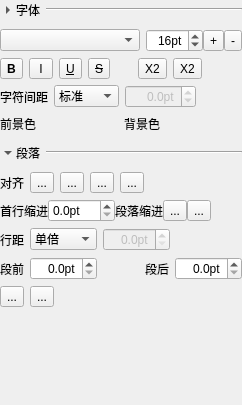
<?xml version="1.0" encoding="UTF-8"?>
<ui version="4.0">
 <class>TextPropertyForm</class>
 <widget class="QWidget" name="TextPropertyForm">
  <property name="geometry">
   <rect>
    <x>0</x>
    <y>0</y>
    <width>242</width>
    <height>405</height>
   </rect>
  </property>
  <property name="sizePolicy">
   <sizepolicy hsizetype="Preferred" vsizetype="Fixed">
    <horstretch>0</horstretch>
    <verstretch>0</verstretch>
   </sizepolicy>
  </property>
  <property name="windowTitle">
   <string>Form</string>
  </property>
  <layout class="QVBoxLayout" name="verticalLayout_3">
   <property name="spacing">
    <number>0</number>
   </property>
   <property name="sizeConstraint">
    <enum>QLayout::SetNoConstraint</enum>
   </property>
   <property name="leftMargin">
    <number>0</number>
   </property>
   <property name="topMargin">
    <number>0</number>
   </property>
   <property name="rightMargin">
    <number>0</number>
   </property>
   <property name="bottomMargin">
    <number>0</number>
   </property>
   <item>
    <layout class="QHBoxLayout" name="horizontalLayout_5" stretch="0,0,0,1">
     <property name="sizeConstraint">
      <enum>QLayout::SetNoConstraint</enum>
     </property>
     <item>
      <widget class="QToolButton" name="expandFont">
       <property name="maximumSize">
        <size>
         <width>16</width>
         <height>16</height>
        </size>
       </property>
       <property name="text">
        <string>...</string>
       </property>
       <property name="autoRaise">
        <bool>true</bool>
       </property>
       <property name="arrowType">
        <enum>Qt::RightArrow</enum>
       </property>
      </widget>
     </item>
     <item>
      <widget class="QLabel" name="label_4">
       <property name="sizePolicy">
        <sizepolicy hsizetype="Minimum" vsizetype="Preferred">
         <horstretch>0</horstretch>
         <verstretch>0</verstretch>
        </sizepolicy>
       </property>
       <property name="text">
        <string>字体</string>
       </property>
      </widget>
     </item>
     <item>
      <spacer name="horizontalSpacer_10">
       <property name="orientation">
        <enum>Qt::Horizontal</enum>
       </property>
       <property name="sizeHint" stdset="0">
        <size>
         <width>6</width>
         <height>20</height>
        </size>
       </property>
      </spacer>
     </item>
     <item>
      <widget class="Line" name="fontLine">
       <property name="sizePolicy">
        <sizepolicy hsizetype="Expanding" vsizetype="Fixed">
         <horstretch>0</horstretch>
         <verstretch>0</verstretch>
        </sizepolicy>
       </property>
       <property name="orientation">
        <enum>Qt::Horizontal</enum>
       </property>
      </widget>
     </item>
    </layout>
   </item>
   <item>
    <widget class="QWidget" name="fontWidget" native="true">
     <property name="sizePolicy">
      <sizepolicy hsizetype="Preferred" vsizetype="Minimum">
       <horstretch>0</horstretch>
       <verstretch>0</verstretch>
      </sizepolicy>
     </property>
     <layout class="QVBoxLayout" name="verticalLayout">
      <property name="sizeConstraint">
       <enum>QLayout::SetNoConstraint</enum>
      </property>
      <property name="leftMargin">
       <number>0</number>
      </property>
      <property name="topMargin">
       <number>9</number>
      </property>
      <property name="rightMargin">
       <number>0</number>
      </property>
      <item>
       <layout class="QHBoxLayout" name="horizontalLayout" stretch="1,0,0,0,0">
        <property name="spacing">
         <number>0</number>
        </property>
        <item>
         <widget class="QComboBox" name="fontFamily"/>
        </item>
        <item>
         <spacer name="horizontalSpacer_5">
          <property name="orientation">
           <enum>Qt::Horizontal</enum>
          </property>
          <property name="sizeHint" stdset="0">
           <size>
            <width>6</width>
            <height>20</height>
           </size>
          </property>
         </spacer>
        </item>
        <item>
         <widget class="QSpinBox" name="fontSize">
          <property name="alignment">
           <set>Qt::AlignRight|Qt::AlignTrailing|Qt::AlignVCenter</set>
          </property>
          <property name="suffix">
           <string>pt</string>
          </property>
          <property name="minimum">
           <number>1</number>
          </property>
          <property name="maximum">
           <number>999</number>
          </property>
          <property name="value">
           <number>16</number>
          </property>
         </widget>
        </item>
        <item>
         <widget class="QToolButton" name="increaseSizeBtn">
          <property name="toolTip">
           <string>增大字号</string>
          </property>
          <property name="whatsThis">
           <string/>
          </property>
          <property name="text">
           <string>+</string>
          </property>
          <property name="icon">
           <iconset resource="texticons.qrc">
            <normaloff>:/icons/increase.svg</normaloff>:/icons/increase.svg</iconset>
          </property>
         </widget>
        </item>
        <item>
         <widget class="QToolButton" name="decreaseSizeBtn">
          <property name="toolTip">
           <string>减小字号</string>
          </property>
          <property name="whatsThis">
           <string/>
          </property>
          <property name="text">
           <string>-</string>
          </property>
          <property name="icon">
           <iconset resource="texticons.qrc">
            <normaloff>:/icons/decrease.svg</normaloff>:/icons/decrease.svg</iconset>
          </property>
         </widget>
        </item>
       </layout>
      </item>
      <item>
       <layout class="QHBoxLayout" name="horizontalLayout_2">
        <item>
         <widget class="QToolButton" name="boldBtn">
          <property name="toolTip">
           <string>加粗</string>
          </property>
          <property name="whatsThis">
           <string/>
          </property>
          <property name="styleSheet">
           <string notr="true">font: 9pt &quot;Microsoft YaHei UI&quot;;
font-weight:bold;</string>
          </property>
          <property name="text">
           <string>B</string>
          </property>
          <property name="iconSize">
           <size>
            <width>16</width>
            <height>16</height>
           </size>
          </property>
          <property name="checkable">
           <bool>true</bool>
          </property>
         </widget>
        </item>
        <item>
         <widget class="QToolButton" name="italicBtn">
          <property name="toolTip">
           <string>斜体</string>
          </property>
          <property name="whatsThis">
           <string/>
          </property>
          <property name="styleSheet">
           <string notr="true">font: italic 10pt &quot;Liberation Serif&quot;;</string>
          </property>
          <property name="text">
           <string> I </string>
          </property>
          <property name="checkable">
           <bool>true</bool>
          </property>
         </widget>
        </item>
        <item>
         <widget class="QToolButton" name="underlineBtn">
          <property name="toolTip">
           <string>下划线</string>
          </property>
          <property name="whatsThis">
           <string/>
          </property>
          <property name="styleSheet">
           <string notr="true">font: 9pt &quot;Microsoft YaHei UI&quot;;
text-decoration: underline;</string>
          </property>
          <property name="text">
           <string>U</string>
          </property>
          <property name="checkable">
           <bool>true</bool>
          </property>
         </widget>
        </item>
        <item>
         <widget class="QToolButton" name="strikeOutBtn">
          <property name="toolTip">
           <string>删除线</string>
          </property>
          <property name="whatsThis">
           <string/>
          </property>
          <property name="styleSheet">
           <string notr="true">font: 9pt &quot;Microsoft YaHei UI&quot;;
text-decoration: line-through;</string>
          </property>
          <property name="text">
           <string>S</string>
          </property>
          <property name="checkable">
           <bool>true</bool>
          </property>
         </widget>
        </item>
        <item>
         <spacer name="horizontalSpacer_11">
          <property name="orientation">
           <enum>Qt::Horizontal</enum>
          </property>
          <property name="sizeHint" stdset="0">
           <size>
            <width>10</width>
            <height>20</height>
           </size>
          </property>
         </spacer>
        </item>
        <item>
         <widget class="QToolButton" name="subScriptBtn">
          <property name="toolTip">
           <string>下标</string>
          </property>
          <property name="whatsThis">
           <string/>
          </property>
          <property name="text">
           <string>X2</string>
          </property>
          <property name="icon">
           <iconset resource="texticons.qrc">
            <normaloff>:/icons/subScript.svg</normaloff>:/icons/subScript.svg</iconset>
          </property>
          <property name="checkable">
           <bool>true</bool>
          </property>
          <property name="autoExclusive">
           <bool>false</bool>
          </property>
         </widget>
        </item>
        <item>
         <widget class="QToolButton" name="superScriptBtn">
          <property name="toolTip">
           <string>上标</string>
          </property>
          <property name="whatsThis">
           <string/>
          </property>
          <property name="text">
           <string>X2</string>
          </property>
          <property name="icon">
           <iconset resource="texticons.qrc">
            <normaloff>:/icons/superScript.svg</normaloff>:/icons/superScript.svg</iconset>
          </property>
          <property name="checkable">
           <bool>true</bool>
          </property>
          <property name="autoExclusive">
           <bool>false</bool>
          </property>
         </widget>
        </item>
        <item>
         <spacer name="horizontalSpacer_12">
          <property name="orientation">
           <enum>Qt::Horizontal</enum>
          </property>
          <property name="sizeHint" stdset="0">
           <size>
            <width>40</width>
            <height>20</height>
           </size>
          </property>
         </spacer>
        </item>
       </layout>
      </item>
      <item>
       <layout class="QHBoxLayout" name="horizontalLayout_3">
        <item>
         <widget class="QLabel" name="label">
          <property name="text">
           <string>字符间距</string>
          </property>
         </widget>
        </item>
        <item>
         <widget class="QComboBox" name="spaceOptions">
          <property name="currentIndex">
           <number>2</number>
          </property>
          <item>
           <property name="text">
            <string>很紧</string>
           </property>
           <property name="icon">
            <iconset resource="texticons.qrc">
             <normaloff>:/icons/tighten2.svg</normaloff>:/icons/tighten2.svg</iconset>
           </property>
          </item>
          <item>
           <property name="text">
            <string>紧</string>
           </property>
           <property name="icon">
            <iconset resource="texticons.qrc">
             <normaloff>:/icons/tighten1.svg</normaloff>:/icons/tighten1.svg</iconset>
           </property>
          </item>
          <item>
           <property name="text">
            <string>标准</string>
           </property>
           <property name="icon">
            <iconset resource="texticons.qrc">
             <normaloff>:/icons/stand.svg</normaloff>:/icons/stand.svg</iconset>
           </property>
          </item>
          <item>
           <property name="text">
            <string>松</string>
           </property>
           <property name="icon">
            <iconset resource="texticons.qrc">
             <normaloff>:/icons/loose1.svg</normaloff>:/icons/loose1.svg</iconset>
           </property>
          </item>
          <item>
           <property name="text">
            <string>很松</string>
           </property>
           <property name="icon">
            <iconset resource="texticons.qrc">
             <normaloff>:/icons/loose2.svg</normaloff>:/icons/loose2.svg</iconset>
           </property>
          </item>
          <item>
           <property name="text">
            <string>自定义</string>
           </property>
          </item>
         </widget>
        </item>
        <item>
         <widget class="QDoubleSpinBox" name="letterSpace">
          <property name="enabled">
           <bool>false</bool>
          </property>
          <property name="alignment">
           <set>Qt::AlignRight|Qt::AlignTrailing|Qt::AlignVCenter</set>
          </property>
          <property name="suffix">
           <string>pt</string>
          </property>
          <property name="decimals">
           <number>1</number>
          </property>
          <property name="minimum">
           <double>-999.000000000000000</double>
          </property>
          <property name="maximum">
           <double>999.000000000000000</double>
          </property>
          <property name="singleStep">
           <double>0.500000000000000</double>
          </property>
          <property name="value">
           <double>0.000000000000000</double>
          </property>
         </widget>
        </item>
        <item>
         <spacer name="horizontalSpacer_4">
          <property name="orientation">
           <enum>Qt::Horizontal</enum>
          </property>
          <property name="sizeHint" stdset="0">
           <size>
            <width>40</width>
            <height>20</height>
           </size>
          </property>
         </spacer>
        </item>
       </layout>
      </item>
      <item>
       <layout class="QHBoxLayout" name="horizontalLayout_4">
        <property name="sizeConstraint">
         <enum>QLayout::SetNoConstraint</enum>
        </property>
        <item>
         <widget class="QLabel" name="label_2">
          <property name="text">
           <string>前景色</string>
          </property>
         </widget>
        </item>
        <item>
         <widget class="ColorPicker" name="foreground">
          <property name="sizePolicy">
           <sizepolicy hsizetype="Fixed" vsizetype="Fixed">
            <horstretch>0</horstretch>
            <verstretch>0</verstretch>
           </sizepolicy>
          </property>
         </widget>
        </item>
        <item>
         <spacer name="horizontalSpacer_6">
          <property name="orientation">
           <enum>Qt::Horizontal</enum>
          </property>
          <property name="sizeHint" stdset="0">
           <size>
            <width>10</width>
            <height>20</height>
           </size>
          </property>
         </spacer>
        </item>
        <item>
         <widget class="QLabel" name="label_3">
          <property name="text">
           <string>背景色</string>
          </property>
         </widget>
        </item>
        <item>
         <widget class="ColorPicker" name="background">
          <property name="sizePolicy">
           <sizepolicy hsizetype="Fixed" vsizetype="Fixed">
            <horstretch>0</horstretch>
            <verstretch>0</verstretch>
           </sizepolicy>
          </property>
         </widget>
        </item>
        <item>
         <spacer name="horizontalSpacer_13">
          <property name="orientation">
           <enum>Qt::Horizontal</enum>
          </property>
          <property name="sizeHint" stdset="0">
           <size>
            <width>40</width>
            <height>20</height>
           </size>
          </property>
         </spacer>
        </item>
       </layout>
      </item>
     </layout>
    </widget>
   </item>
   <item>
    <layout class="QHBoxLayout" name="horizontalLayout_6" stretch="0,0,0,1">
     <property name="sizeConstraint">
      <enum>QLayout::SetNoConstraint</enum>
     </property>
     <item>
      <widget class="QToolButton" name="expandBlock">
       <property name="maximumSize">
        <size>
         <width>16</width>
         <height>16</height>
        </size>
       </property>
       <property name="text">
        <string>...</string>
       </property>
       <property name="autoRaise">
        <bool>true</bool>
       </property>
       <property name="arrowType">
        <enum>Qt::DownArrow</enum>
       </property>
      </widget>
     </item>
     <item>
      <widget class="QLabel" name="label_5">
       <property name="sizePolicy">
        <sizepolicy hsizetype="Minimum" vsizetype="Preferred">
         <horstretch>0</horstretch>
         <verstretch>0</verstretch>
        </sizepolicy>
       </property>
       <property name="text">
        <string>段落</string>
       </property>
      </widget>
     </item>
     <item>
      <spacer name="horizontalSpacer_9">
       <property name="orientation">
        <enum>Qt::Horizontal</enum>
       </property>
       <property name="sizeHint" stdset="0">
        <size>
         <width>6</width>
         <height>20</height>
        </size>
       </property>
      </spacer>
     </item>
     <item>
      <widget class="Line" name="blockLine">
       <property name="sizePolicy">
        <sizepolicy hsizetype="Expanding" vsizetype="Fixed">
         <horstretch>0</horstretch>
         <verstretch>0</verstretch>
        </sizepolicy>
       </property>
       <property name="orientation">
        <enum>Qt::Horizontal</enum>
       </property>
      </widget>
     </item>
    </layout>
   </item>
   <item>
    <widget class="QWidget" name="blockWidget" native="true">
     <property name="sizePolicy">
      <sizepolicy hsizetype="Preferred" vsizetype="Fixed">
       <horstretch>0</horstretch>
       <verstretch>0</verstretch>
      </sizepolicy>
     </property>
     <layout class="QVBoxLayout" name="verticalLayout_2">
      <property name="sizeConstraint">
       <enum>QLayout::SetNoConstraint</enum>
      </property>
      <property name="leftMargin">
       <number>0</number>
      </property>
      <property name="rightMargin">
       <number>0</number>
      </property>
      <item>
       <layout class="QHBoxLayout" name="horizontalLayout_7">
        <item>
         <widget class="QLabel" name="label_11">
          <property name="text">
           <string>对齐</string>
          </property>
         </widget>
        </item>
        <item>
         <widget class="QToolButton" name="alignLeftBtn">
          <property name="toolTip">
           <string>左对齐</string>
          </property>
          <property name="whatsThis">
           <string/>
          </property>
          <property name="text">
           <string>...</string>
          </property>
          <property name="icon">
           <iconset resource="texticons.qrc">
            <normaloff>:/icons/align-left.svg</normaloff>:/icons/align-left.svg</iconset>
          </property>
          <property name="checkable">
           <bool>true</bool>
          </property>
          <property name="autoExclusive">
           <bool>true</bool>
          </property>
         </widget>
        </item>
        <item>
         <widget class="QToolButton" name="alignCenterBtn">
          <property name="toolTip">
           <string>居中对齐</string>
          </property>
          <property name="whatsThis">
           <string/>
          </property>
          <property name="text">
           <string>...</string>
          </property>
          <property name="icon">
           <iconset resource="texticons.qrc">
            <normaloff>:/icons/align-center.svg</normaloff>:/icons/align-center.svg</iconset>
          </property>
          <property name="checkable">
           <bool>true</bool>
          </property>
          <property name="autoExclusive">
           <bool>true</bool>
          </property>
         </widget>
        </item>
        <item>
         <widget class="QToolButton" name="alignRightBtn">
          <property name="toolTip">
           <string>右对齐</string>
          </property>
          <property name="whatsThis">
           <string/>
          </property>
          <property name="text">
           <string>...</string>
          </property>
          <property name="icon">
           <iconset resource="texticons.qrc">
            <normaloff>:/icons/align-right.svg</normaloff>:/icons/align-right.svg</iconset>
          </property>
          <property name="checkable">
           <bool>true</bool>
          </property>
          <property name="autoExclusive">
           <bool>true</bool>
          </property>
         </widget>
        </item>
        <item>
         <widget class="QToolButton" name="alignJustifyBtn">
          <property name="toolTip">
           <string>两端对齐</string>
          </property>
          <property name="whatsThis">
           <string/>
          </property>
          <property name="text">
           <string>...</string>
          </property>
          <property name="icon">
           <iconset resource="texticons.qrc">
            <normaloff>:/icons/align-justify.svg</normaloff>:/icons/align-justify.svg</iconset>
          </property>
          <property name="checkable">
           <bool>true</bool>
          </property>
          <property name="autoExclusive">
           <bool>true</bool>
          </property>
         </widget>
        </item>
        <item>
         <spacer name="horizontalSpacer">
          <property name="orientation">
           <enum>Qt::Horizontal</enum>
          </property>
          <property name="sizeHint" stdset="0">
           <size>
            <width>40</width>
            <height>20</height>
           </size>
          </property>
         </spacer>
        </item>
       </layout>
      </item>
      <item>
       <layout class="QHBoxLayout" name="horizontalLayout_11">
        <property name="spacing">
         <number>0</number>
        </property>
        <item>
         <widget class="QLabel" name="label_9">
          <property name="text">
           <string>首行缩进</string>
          </property>
         </widget>
        </item>
        <item>
         <widget class="QDoubleSpinBox" name="textIndent">
          <property name="suffix">
           <string>pt</string>
          </property>
          <property name="decimals">
           <number>1</number>
          </property>
         </widget>
        </item>
        <item>
         <spacer name="horizontalSpacer_8">
          <property name="orientation">
           <enum>Qt::Horizontal</enum>
          </property>
          <property name="sizeHint" stdset="0">
           <size>
            <width>6</width>
            <height>20</height>
           </size>
          </property>
         </spacer>
        </item>
        <item>
         <widget class="QLabel" name="label_10">
          <property name="text">
           <string>段落缩进</string>
          </property>
         </widget>
        </item>
        <item>
         <widget class="QToolButton" name="increaseIndentBtn">
          <property name="toolTip">
           <string>增加段落缩进</string>
          </property>
          <property name="text">
           <string>...</string>
          </property>
          <property name="icon">
           <iconset resource="texticons.qrc">
            <normaloff>:/icons/Increase_Indent.svg</normaloff>:/icons/Increase_Indent.svg</iconset>
          </property>
         </widget>
        </item>
        <item>
         <widget class="QToolButton" name="decreaseIndentBtn">
          <property name="toolTip">
           <string>减少段落缩进</string>
          </property>
          <property name="text">
           <string>...</string>
          </property>
          <property name="icon">
           <iconset resource="texticons.qrc">
            <normaloff>:/icons/Descrease_Indent.svg</normaloff>:/icons/Descrease_Indent.svg</iconset>
          </property>
         </widget>
        </item>
        <item>
         <spacer name="horizontalSpacer_14">
          <property name="orientation">
           <enum>Qt::Horizontal</enum>
          </property>
          <property name="sizeHint" stdset="0">
           <size>
            <width>40</width>
            <height>20</height>
           </size>
          </property>
         </spacer>
        </item>
       </layout>
      </item>
      <item>
       <layout class="QHBoxLayout" name="horizontalLayout_8">
        <item>
         <widget class="QLabel" name="label_6">
          <property name="sizePolicy">
           <sizepolicy hsizetype="Minimum" vsizetype="Preferred">
            <horstretch>0</horstretch>
            <verstretch>0</verstretch>
           </sizepolicy>
          </property>
          <property name="text">
           <string>行距</string>
          </property>
         </widget>
        </item>
        <item>
         <widget class="QComboBox" name="lineHeightOptions">
          <item>
           <property name="text">
            <string>单倍</string>
           </property>
          </item>
          <item>
           <property name="text">
            <string>1.15倍</string>
           </property>
          </item>
          <item>
           <property name="text">
            <string>1.5倍</string>
           </property>
          </item>
          <item>
           <property name="text">
            <string>双倍</string>
           </property>
          </item>
          <item>
           <property name="text">
            <string>固定</string>
           </property>
          </item>
         </widget>
        </item>
        <item>
         <widget class="QDoubleSpinBox" name="lineHeight">
          <property name="enabled">
           <bool>false</bool>
          </property>
          <property name="alignment">
           <set>Qt::AlignRight|Qt::AlignTrailing|Qt::AlignVCenter</set>
          </property>
          <property name="suffix">
           <string>pt</string>
          </property>
          <property name="decimals">
           <number>1</number>
          </property>
         </widget>
        </item>
        <item>
         <spacer name="horizontalSpacer_3">
          <property name="orientation">
           <enum>Qt::Horizontal</enum>
          </property>
          <property name="sizeHint" stdset="0">
           <size>
            <width>40</width>
            <height>20</height>
           </size>
          </property>
         </spacer>
        </item>
       </layout>
      </item>
      <item>
       <layout class="QHBoxLayout" name="horizontalLayout_10">
        <item>
         <widget class="QLabel" name="label_7">
          <property name="text">
           <string>段前</string>
          </property>
         </widget>
        </item>
        <item>
         <widget class="QDoubleSpinBox" name="topMargin">
          <property name="alignment">
           <set>Qt::AlignRight|Qt::AlignTrailing|Qt::AlignVCenter</set>
          </property>
          <property name="suffix">
           <string>pt</string>
          </property>
          <property name="decimals">
           <number>1</number>
          </property>
         </widget>
        </item>
        <item>
         <spacer name="horizontalSpacer_7">
          <property name="orientation">
           <enum>Qt::Horizontal</enum>
          </property>
          <property name="sizeHint" stdset="0">
           <size>
            <width>40</width>
            <height>20</height>
           </size>
          </property>
         </spacer>
        </item>
        <item>
         <widget class="QLabel" name="label_8">
          <property name="text">
           <string>段后</string>
          </property>
         </widget>
        </item>
        <item>
         <widget class="QDoubleSpinBox" name="bottomMargin">
          <property name="alignment">
           <set>Qt::AlignRight|Qt::AlignTrailing|Qt::AlignVCenter</set>
          </property>
          <property name="suffix">
           <string>pt</string>
          </property>
          <property name="decimals">
           <number>1</number>
          </property>
         </widget>
        </item>
       </layout>
      </item>
      <item>
       <layout class="QHBoxLayout" name="horizontalLayout_9">
        <item>
         <widget class="QToolButton" name="numberListBtn">
          <property name="toolTip">
           <string>切换无序列表</string>
          </property>
          <property name="text">
           <string>...</string>
          </property>
          <property name="icon">
           <iconset resource="texticons.qrc">
            <normaloff>:/icons/List_Numbered.svg</normaloff>:/icons/List_Numbered.svg</iconset>
          </property>
          <property name="checkable">
           <bool>true</bool>
          </property>
         </widget>
        </item>
        <item>
         <widget class="QToolButton" name="radioListBtn">
          <property name="toolTip">
           <string>切换有序列表</string>
          </property>
          <property name="text">
           <string>...</string>
          </property>
          <property name="icon">
           <iconset resource="texticons.qrc">
            <normaloff>:/icons/List_Bullets.svg</normaloff>:/icons/List_Bullets.svg</iconset>
          </property>
          <property name="checkable">
           <bool>true</bool>
          </property>
         </widget>
        </item>
        <item>
         <spacer name="horizontalSpacer_2">
          <property name="orientation">
           <enum>Qt::Horizontal</enum>
          </property>
          <property name="sizeHint" stdset="0">
           <size>
            <width>40</width>
            <height>20</height>
           </size>
          </property>
         </spacer>
        </item>
       </layout>
      </item>
     </layout>
    </widget>
   </item>
   <item>
    <spacer name="verticalSpacer">
     <property name="orientation">
      <enum>Qt::Vertical</enum>
     </property>
     <property name="sizeHint" stdset="0">
      <size>
       <width>20</width>
       <height>51</height>
      </size>
     </property>
    </spacer>
   </item>
  </layout>
 </widget>
 <customwidgets>
  <customwidget>
   <class>ColorPicker</class>
   <extends>QWidget</extends>
   <header>colorpicker.h</header>
  </customwidget>
 </customwidgets>
 <resources>
  <include location="texticons.qrc"/>
 </resources>
 <connections/>
</ui>
